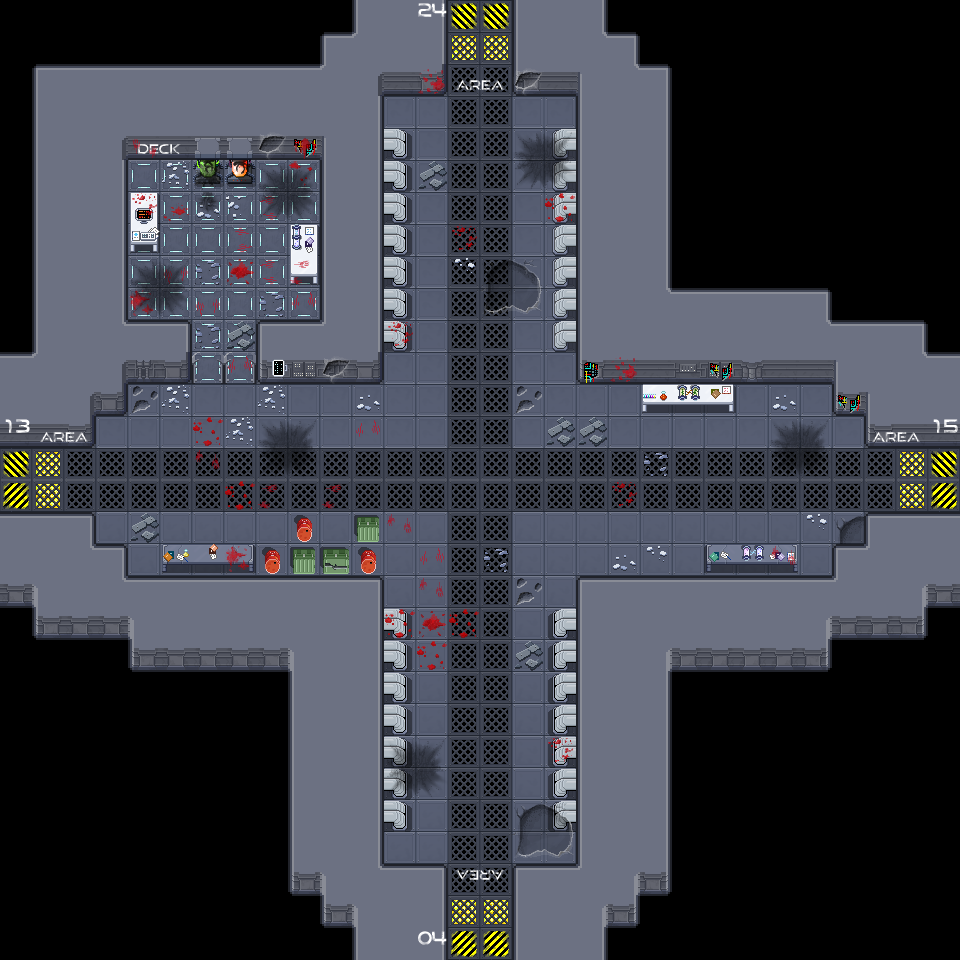

A 2D game scene composited from a Tiled map and its tileset images. What follows is a short description and the map's XML, with each tile layer's data collapsed to a summary:
An orthogonal 30x30 tile map with 32x32 px tiles, 4 tile layers (Sol, Collisions, items-no-collisions-1, items-no-collisions-2), 1 hidden layer not drawn, 3 tilesets.

<map version="1.9" tiledversion="1.9.2" orientation="orthogonal" renderorder="right-down" width="30" height="30" tilewidth="32" tileheight="32" infinite="0" nextlayerid="14" nextobjectid="1">
 <tileset firstgid="1" source="Map.tsx" />
 <tileset firstgid="161" source="items_01.tsx" />
 <tileset firstgid="369" source="items_02.tsx" />
 <layer id="8" name="Milieu" width="30" height="30" visible="0" opacity="0.97">
  <data>[900 cells, 29 non-empty, 1 distinct tile ids]</data>
 </layer>
 <layer id="9" name="Sol" width="30" height="30">
  <data>[900 cells, 603 non-empty, 8 distinct tile ids]</data>
 </layer>
 <layer id="10" name="Collisions" width="30" height="30">
  <data>[900 cells, 348 non-empty, 34 distinct tile ids]</data>
 </layer>
 <layer id="11" name="items-no-collisions-1" width="30" height="30">
  <data>[900 cells, 87 non-empty, 40 distinct tile ids]</data>
 </layer>
 <layer id="12" name="items-no-collisions-2" width="30" height="30">
  <data>[900 cells, 50 non-empty, 17 distinct tile ids]</data>
 </layer>
</map>
